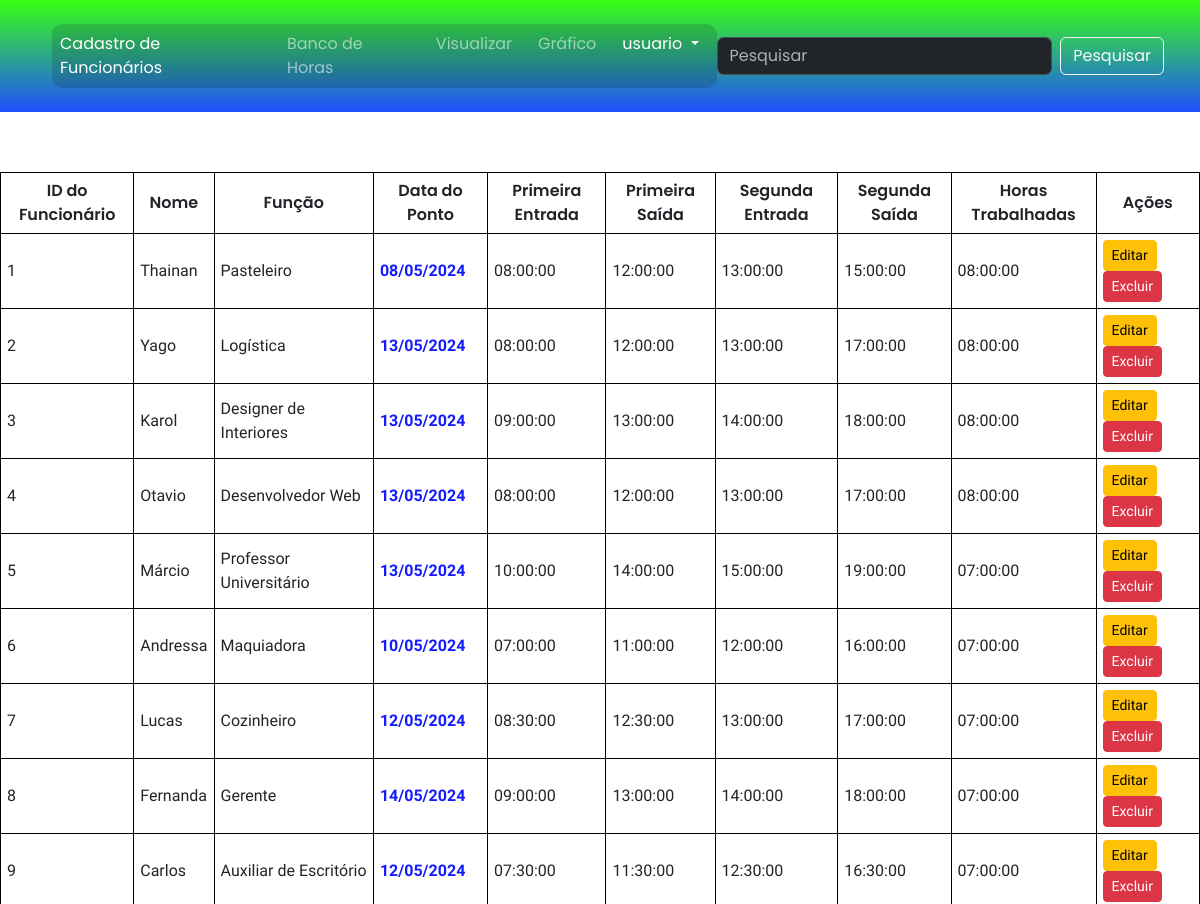
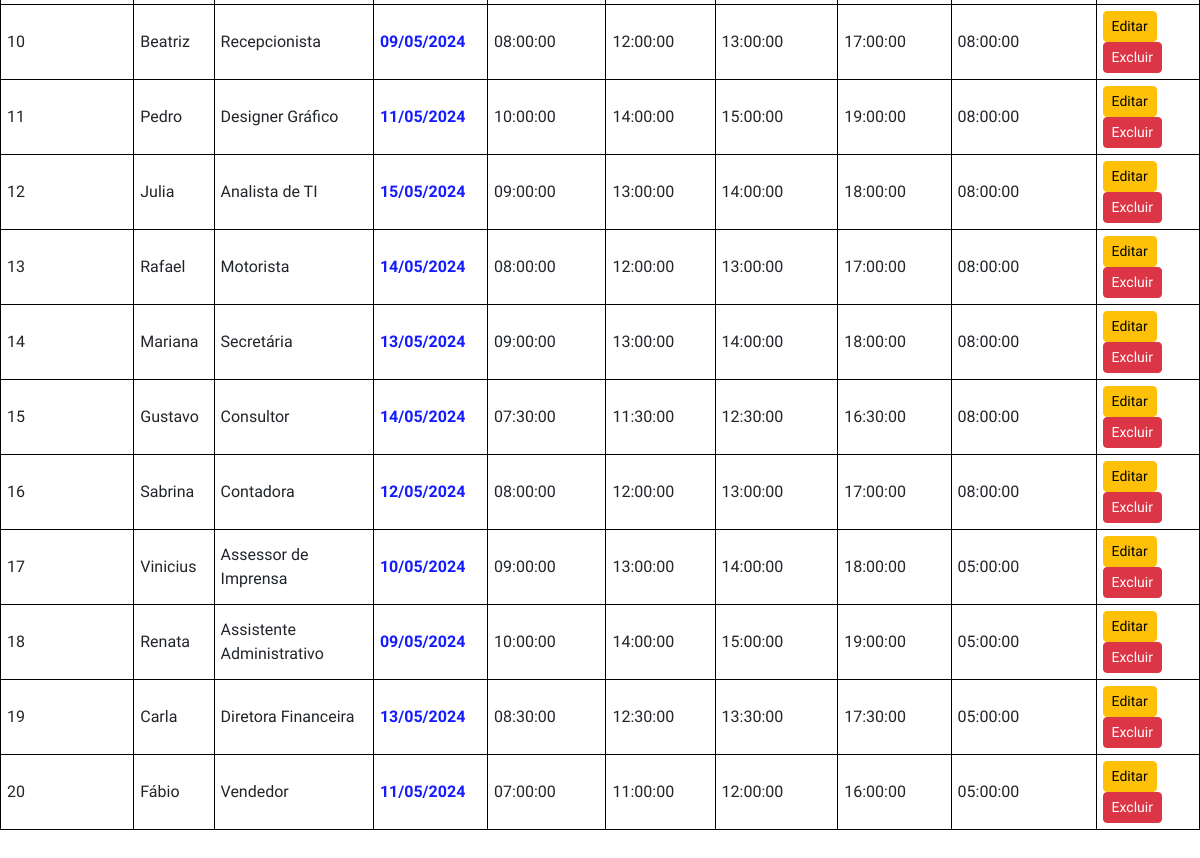
The page /screens/visualize.php (signed in) on the database its author committed (2 pictures, top to bottom).
### tables this page shows
CREATE TABLE `registro_horas` (
  `id_ponto` int NOT NULL AUTO_INCREMENT,
  `id_funcionario` int NOT NULL,
  `data_ponto` date NOT NULL,
  `entrada_1` time NOT NULL,
  `saida_1` time NOT NULL,
  `entrada_2` time NOT NULL,
  `saida_2` time NOT NULL,
  `horas_totais` time DEFAULT NULL,
  PRIMARY KEY (`id_ponto`),
  KEY `id_funcionario` (`id_funcionario`),
  CONSTRAINT `registro_horas_ibfk_1` FOREIGN KEY (`id_funcionario`) REFERENCES `funcionarios` (`id`)
);

CREATE TABLE `funcionarios` (
  `id` int NOT NULL AUTO_INCREMENT,
  `nome` text NOT NULL,
  `data_nascimento` varchar(50) NOT NULL,
  `funcao` varchar(255) NOT NULL,
  PRIMARY KEY (`id`)
);

### screens/visualize.php (the view, shortened to what this page needs)
<?php
include '../conn/connection.php';
$consulta = $connection->prepare("
    SELECT f.id, f.nome, f.funcao, r.data_ponto, r.entrada_1, r.saida_1, r.entrada_2, r.saida_2, r.horas_totais
    FROM registro_horas r
    JOIN funcionarios f ON r.id_funcionario = f.id
    ORDER BY f.id ASC, r.data_ponto DESC
");
if (!$consulta->execute()) {
    die("Erro ao executar a consulta: " . $consulta->error);
}
$result = $consulta->get_result();
?>
<!doctype html>
<html lang="pt-br">
<head>
    <link rel="stylesheet" href="../styles/reset.css">
    <link rel="stylesheet" href="../styles/visualize.css">
    <link href="https://cdn.jsdelivr.net/npm/bootstrap@5.3.3/dist/css/bootstrap.min.css" rel="stylesheet">
</head>
<body>
    <?php include './header.php' ?>
    <main>
        <div class="table-div">
            <table class="table-all mb-5">
                <thead>
                    <tr class="title-table text-center">
                        <td>ID do Funcionário</td>
                        <td>Nome</td>
                        <td>Função</td>
                        <td>Data do Ponto</td>
                        <td>Primeira Entrada</td>
                        <td>Primeira Saída</td>
                        <td>Segunda Entrada</td>
                        <td>Segunda Saída</td>
                        <td>Horas Trabalhadas</td>
                        <td>Ações</td>
                    </tr>
                </thead>
                <tbody>
                    <?php if (isset($result)) : ?>
                        <?php while ($dice = $result->fetch_array(MYSQLI_ASSOC)) : ?>
                            <tr class="info-table">
                                <td><?= htmlspecialchars($dice['id']); ?></td>
                                <td><?= htmlspecialchars($dice['nome']); ?></td>
                                <td><?= htmlspecialchars($dice['funcao']); ?></td>
                                <td class="error-text"><?= date("d/m/Y", strtotime($dice['data_ponto'])); ?></td>
                                <td><?= htmlspecialchars($dice['entrada_1']); ?></td>
                                <td><?= htmlspecialchars($dice['saida_1']); ?></td>
                                <td><?= htmlspecialchars($dice['entrada_2']); ?></td>
                                <td><?= htmlspecialchars($dice['saida_2']); ?></td>
                                <td><?= htmlspecialchars($dice['horas_totais']); ?></td>
                                <td>
                                    <a href="editar_funcionario.php?id=<?= $dice['id']; ?>" class="btn btn-warning btn-sm">Editar</a>
                                    <a href="excluir_funcionario.php?id=<?= $dice['id']; ?>" class="btn btn-danger btn-sm" onclick="return confirm('Tem certeza que deseja excluir este funcionário?');">Excluir</a>
                                </td>
                            </tr>
                        <?php endwhile; ?>
                    <?php endif; ?>
                </tbody>
            </table>
        </div>
    </main>
</body>
</html>

### screens/header.php (shortened to what this page needs)
<!doctype html>
<html lang="pt-br">
  <head>
    <link rel="stylesheet" href="../styles/reset.css">
    <link rel="stylesheet" href="../styles/header.css">
    <link href="https://cdn.jsdelivr.net/npm/bootstrap@5.3.3/dist/css/bootstrap.min.css" rel="stylesheet">
</head>
<body>
    <nav class="navbar navbar-expand-lg p-4" data-bs-theme="dark">
        <div class="container-fluid">
            <div class="collapse navbar-collapse" id="navbarSupportedContent">
            <ul class="navbar-nav me-auto mb-2 mb-lg-0">
                <li class="nav-item">
                <a class="nav-link active" aria-current="page" href="./welcome.php">Cadastro de Funcionários</a>
                </li>
                <li class="nav-item">
                <a class="nav-link" href="./insert_hours.php">Banco de Horas</a>
                </li>
                <li class="nav-item">
                <a class="nav-link" href="./visualize.php">Visualizar</a>
                </li>
                <li class="nav-item">
                <a class="nav-link" href="./grafico.php">Gráfico</a>
                </li>
                <li class="nav-item dropdown">
                <a class="nav-link active dropdown-toggle" href="#" role="button" data-bs-toggle="dropdown" aria-expanded="false">
                    <?php echo htmlspecialchars($_SESSION['username']); ?>
                </a>
                </li>
            </ul>
            <form class="d-flex" role="search">
                <input class="form-control me-2" type="search" placeholder="Pesquisar" aria-label="Search">
                <button class="btn btn-outline-light" type="submit">Pesquisar</button>
            </form>
            </div>
        </div>
    </nav>
</body>
</html>

### styles/visualize.css (style rules this page uses)
.table-div { display: flex; justify-content: center; margin-top: 5%; }
.table-all tr td { padding: 6px; }
.table-div table, .title-table td, .info-table td { border: 1px solid #000000; }
.title-table { font-weight: 600; }
.info-table td { font-family: "Arimo", sans-serif; }
.error-text { font-weight: 600; color: #141cff; }

### styles/header.css (style rules this page uses)
.navbar { background: linear-gradient(180deg, #39FF14 0%, hsl(227, 100%, 56%) 100%); }
.navbar-nav { background-color: rgba(0, 0, 0, 0.137); border-radius: 10px; }
.nav-item { padding-right: 10px; }

### rows shown on the page
registro_horas: id_funcionario "1", id_funcionario.nome "Thainan", id_funcionario.funcao "Pasteleiro", data_ponto "08/05/2024", entrada_1 "08:00:00", saida_1 "12:00:00", entrada_2 "13:00:00", saida_2 "15:00:00", horas_totais "08:00:00"
registro_horas: id_funcionario "2", id_funcionario.nome "Yago", id_funcionario.funcao "Logística", data_ponto "13/05/2024", entrada_1 "08:00:00", saida_1 "12:00:00", entrada_2 "13:00:00", saida_2 "17:00:00", horas_totais "08:00:00"
registro_horas: id_funcionario "3", id_funcionario.nome "Karol", id_funcionario.funcao "Designer de Interiores", data_ponto "13/05/2024", entrada_1 "09:00:00", saida_1 "13:00:00", entrada_2 "14:00:00", saida_2 "18:00:00", horas_totais "08:00:00"
registro_horas: id_funcionario "4", id_funcionario.nome "Otavio", id_funcionario.funcao "Desenvolvedor Web", data_ponto "13/05/2024", entrada_1 "08:00:00", saida_1 "12:00:00", entrada_2 "13:00:00", saida_2 "17:00:00", horas_totais "08:00:00"
registro_horas: id_funcionario "5", id_funcionario.nome "Márcio", id_funcionario.funcao "Professor Universitário", data_ponto "13/05/2024", entrada_1 "10:00:00", saida_1 "14:00:00", entrada_2 "15:00:00", saida_2 "19:00:00", horas_totais "07:00:00"
registro_horas: id_funcionario "6", id_funcionario.nome "Andressa", id_funcionario.funcao "Maquiadora", data_ponto "10/05/2024", entrada_1 "07:00:00", saida_1 "11:00:00", entrada_2 "12:00:00", saida_2 "16:00:00", horas_totais "07:00:00"
registro_horas: id_funcionario "7", id_funcionario.nome "Lucas", id_funcionario.funcao "Cozinheiro", data_ponto "12/05/2024", entrada_1 "08:30:00", saida_1 "12:30:00", entrada_2 "13:00:00", saida_2 "17:00:00", horas_totais "07:00:00"
registro_horas: id_funcionario "8", id_funcionario.nome "Fernanda", id_funcionario.funcao "Gerente", data_ponto "14/05/2024", entrada_1 "09:00:00", saida_1 "13:00:00", entrada_2 "14:00:00", saida_2 "18:00:00", horas_totais "07:00:00"
registro_horas: id_funcionario "9", id_funcionario.nome "Carlos", id_funcionario.funcao "Auxiliar de Escritório", data_ponto "12/05/2024", entrada_1 "07:30:00", saida_1 "11:30:00", entrada_2 "12:30:00", saida_2 "16:30:00", horas_totais "07:00:00"
registro_horas: id_funcionario "10", id_funcionario.nome "Beatriz", id_funcionario.funcao "Recepcionista", data_ponto "09/05/2024", entrada_1 "08:00:00", saida_1 "12:00:00", entrada_2 "13:00:00", saida_2 "17:00:00", horas_totais "08:00:00"
registro_horas: id_funcionario "11", id_funcionario.nome "Pedro", id_funcionario.funcao "Designer Gráfico", data_ponto "11/05/2024", entrada_1 "10:00:00", saida_1 "14:00:00", entrada_2 "15:00:00", saida_2 "19:00:00", horas_totais "08:00:00"
registro_horas: id_funcionario "12", id_funcionario.nome "Julia", id_funcionario.funcao "Analista de TI", data_ponto "15/05/2024", entrada_1 "09:00:00", saida_1 "13:00:00", entrada_2 "14:00:00", saida_2 "18:00:00", horas_totais "08:00:00"
registro_horas: id_funcionario "13", id_funcionario.nome "Rafael", id_funcionario.funcao "Motorista", data_ponto "14/05/2024", entrada_1 "08:00:00", saida_1 "12:00:00", entrada_2 "13:00:00", saida_2 "17:00:00", horas_totais "08:00:00"
registro_horas: id_funcionario "14", id_funcionario.nome "Mariana", id_funcionario.funcao "Secretária", data_ponto "13/05/2024", entrada_1 "09:00:00", saida_1 "13:00:00", entrada_2 "14:00:00", saida_2 "18:00:00", horas_totais "08:00:00"
registro_horas: id_funcionario "15", id_funcionario.nome "Gustavo", id_funcionario.funcao "Consultor", data_ponto "14/05/2024", entrada_1 "07:30:00", saida_1 "11:30:00", entrada_2 "12:30:00", saida_2 "16:30:00", horas_totais "08:00:00"
registro_horas: id_funcionario "16", id_funcionario.nome "Sabrina", id_funcionario.funcao "Contadora", data_ponto "12/05/2024", entrada_1 "08:00:00", saida_1 "12:00:00", entrada_2 "13:00:00", saida_2 "17:00:00", horas_totais "08:00:00"
registro_horas: id_funcionario "17", id_funcionario.nome "Vinicius", id_funcionario.funcao "Assessor de Imprensa", data_ponto "10/05/2024", entrada_1 "09:00:00", saida_1 "13:00:00", entrada_2 "14:00:00", saida_2 "18:00:00", horas_totais "05:00:00"
registro_horas: id_funcionario "18", id_funcionario.nome "Renata", id_funcionario.funcao "Assistente Administrativo", data_ponto "09/05/2024", entrada_1 "10:00:00", saida_1 "14:00:00", entrada_2 "15:00:00", saida_2 "19:00:00", horas_totais "05:00:00"
registro_horas: id_funcionario "19", id_funcionario.nome "Carla", id_funcionario.funcao "Diretora Financeira", data_ponto "13/05/2024", entrada_1 "08:30:00", saida_1 "12:30:00", entrada_2 "13:30:00", saida_2 "17:30:00", horas_totais "05:00:00"
registro_horas: id_funcionario "20", id_funcionario.nome "Fábio", id_funcionario.funcao "Vendedor", data_ponto "11/05/2024", entrada_1 "07:00:00", saida_1 "11:00:00", entrada_2 "12:00:00", saida_2 "16:00:00", horas_totais "05:00:00"

### other values the page prints
$_SESSION['username'] "usuario"
